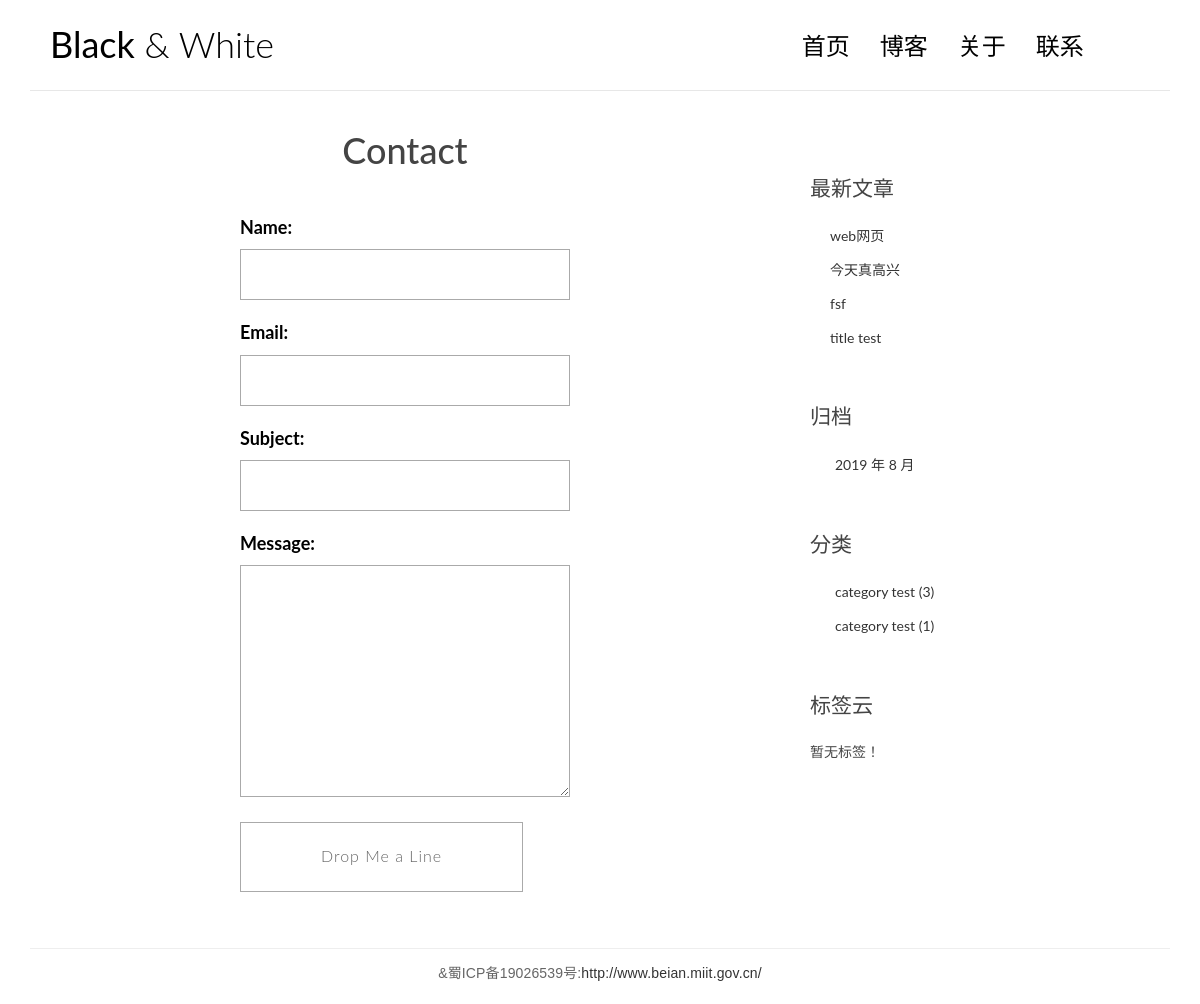
The app's page /contact with its own data.
### blog/models.py (models this page shows, shortened)
class Post(models.Model):
    title=models.CharField(max_length=70)
    body=models.TextField()
    created_time=models.DateTimeField()
    modified_time = models.DateTimeField()
    excerpt=models.CharField(max_length=200,blank=True)
    category = models.ForeignKey(Category)
    tags = models.ManyToManyField(Tag, blank=True)
    author = models.ForeignKey(User)
    views = models.PositiveIntegerField(default=0)
    def get_absolute_url(self):
        return reverse('blog:detail', kwargs={'pk': self.pk})
    class Meta:
        ordering = ['-created_time']

class Category(models.Model):
    name=models.CharField(max_length=100)

### blog/views.py (the view)
# urls.py: url(r'contact',views.contact,name='contact'),
def contact(request):
    if request.method == 'POST':
        form = ContactForm(request.POST)
        if form.is_valid():
            return HttpResponse('邮件已发出请注意查收')
    else:
        form = ContactForm()
    return render(request, 'blog/contact.html', {'form': form})

### blog/forms.py
class ContactForm(forms.Form):
    name=forms.CharField()
    email = forms.EmailField()
    subject = forms.CharField()
    message =  forms.CharField(widget=forms.Textarea)

### blog/templatetags/blog_tags.py (called while the page is built)
@register.simple_tag
def get_recent_posts(num=5):
    return Post.objects.all().order_by('-created_time')[:num]

@register.simple_tag
def archives():
    return Post.objects.dates('created_time', 'month', order='DESC')

@register.simple_tag
def get_categories():
    return Category.objects.annotate(num_posts=Count('post')).filter(num_posts__gt=0)

@register.simple_tag
def get_tags():
    return Tag.objects.annotate(num_posts=Count('post')).filter(num_posts__gt=0)

### templates/blog/contact.html (shortened to what this page needs)
{% extends 'base.html' %}
{% load staticfiles %}
		{% block main %}
		<h1 class="page-title">Contact</h1>
		<article class="post">
			<div class="entry-content clearfix">
				<form action="#" method="post" class="contact-form">
					<div class="row">
						<div class="col-md-6 col-md-offset-3">
    						{{ form }}
							<button class="btn-send btn-5 btn-5b ion-ios-paperplane"><span>Drop Me a Line</span></button>
						</div>
					</div>
				</form>
			</div>
		</article>
		{% endblock main %}

### templates/base.html (shortened to what this page needs)
{% load staticfiles %}
{% load blog_tags %}
<!DOCTYPE html>
<html>
<head>
    <link rel="stylesheet" href="http://code.ionicframework.com/ionicons/2.0.1/css/ionicons.min.css">
    <link rel="stylesheet" href="{% static 'blog/css/bootstrap.min.css' %}">
    <link rel="stylesheet" href="{% static 'blog/css/pace.css' %}">
    <link rel="stylesheet" href="{% static 'blog/css/custom.css' %}">
    <link rel="stylesheet" href="{% static 'blog/css/highlights/github.css' %}">
</head>
<body>
<div class="container">
    <header id="site-header">
        <div class="row">
            <div class="col-md-4 col-sm-5 col-xs-8">
                <div class="logo">
                    <h1><a href="{% url 'blog:index' %}"><b>Black</b> &amp; White</a></h1>
                </div>
            </div>
            <div class="col-md-8 col-sm-7 col-xs-4">
                <nav class="main-nav" role="navigation">
                    <div class="collapse navbar-collapse" id="bs-example-navbar-collapse-1">
                        <ul class="nav navbar-nav navbar-right">
                            <li class="cl-effect-11"><a href="{% url 'blog:index' %}" data-hover="首页">首页</a></li>
                            <li class="cl-effect-11"><a href="full-width.html" data-hover="博客">博客</a></li>
                            <li class="cl-effect-11"><a href="{% url 'blog:about' %}" data-hover="关于">关于</a></li>
                            <li class="cl-effect-11"><a href="contact.html" data-hover="联系">联系</a></li>
                        </ul>
                    </div>
                </nav>
            </div>
        </div>
    </header>
</div>
<div class="content-body">
    <div class="container">
        <div class="row">
            <main class="col-md-8">
                {% block main %}
                {% endblock main %}
            </main>
            <aside class="col-md-4">
              {% block toc %}
                <div class="widget widget-recent-posts">
                  <h3 class="widget-title">最新文章</h3>
                  {% get_recent_posts as recent_post_list %}
                  <ul>
                    {% for post in recent_post_list %}
                    <li>
                      <a href="{{ post.get_absolute_url }}">{{ post.title }}</a>
                    </li>
                    {% empty %}
                    暂无文章！
                    {% endfor %}
                  </ul>
                </div>
                <div class="widget widget-archives">
                  <h3 class="widget-title">归档</h3>
                  {% archives as date_list %}
                  <ul>
                    {% for date in date_list %}
                    <li>
                      <a href="{% url 'blog:archives' date.year date.month %}">{{ date.year }} 年 {{ date.month }} 月</a>
                    </li>
                    {% empty %}
                    暂无归档！
                    {% endfor %}
                  </ul>
                </div>
                <div class="widget widget-category">
                  <h3 class="widget-title">分类</h3>
                  {% get_categories as category_list %}
                  <ul>
                    {% for category in category_list %}
                    <li>
                      <a href="{% url 'blog:category' category.pk %}">{{ category.name }}
                          <span class="post-count">({{ category.num_posts }})</span></a>
                    </li>
                    {% empty %}
                    暂无分类！
                    {% endfor %}
                  </ul>
                </div>
                <div class="widget widget-tag-cloud">
                  <h3 class="widget-title">标签云</h3>
                  {% get_tags as tag_list %}
                  <ul>
                    {% for tag in tag_list %}
                    <li>
                      <a href="#">{{ tag.name }}</a>
                    </li>
                    {% empty %}
                    暂无标签！
                    {% endfor %}
                  </ul>
                </div>
                {% endblock toc %}
            </aside>
        </div>
    </div>
</div>
<footer id="site-footer">
    <div class="container">
        <div class="row">
            <div class="col-md-12">
                <p class="copyright">&蜀ICP备19026539号:<a href="http://www.beian.miit.gov.cn/"
                                                        target="_blank" title="备案网址">http://www.beian.miit.gov.cn/</a>
                </p>
            </div>
        </div>
    </div>
</footer>
</body>
</html>

### blog/static/blog/css/custom.css (style rules this page uses)
* { outline: none; }
h1, h2, h3, h4, h5, h6 { margin-top: 0; }
b { font-weight: 400; }
a { color: #333; }
body { color: #444; font-family: 'Lato', sans-serif; }
p { font-family: 'Ubuntu', sans-serif; font-weight: 400; word-spacing: 1px; letter-spacing: 0.01em; }
.page-title { text-align: center; }
#site-header { background-color: #FFF; padding: 25px 20px; margin-bottom: 40px; border-bottom: 1px solid #e7e7e7; }
.logo h1 a { color: #000; }
.logo h1 { margin: 0; font-family: 'Lato', sans-serif; font-weight: 300; }
.main-nav { margin-top: 11px; max-width: 95%; }
.main-nav a { color: #000000 !important; padding: 0 0 5px 0 !important; margin-right: 30px; font-family: 'Lato', sans-serif; font-weight: 300; font-size: 24px; }
.cl-effect-11 a { padding: 10px 0; color: #0972b4; text-shadow: none; }
.cl-effect-11 a::before { position: absolute; top: 0; left: 0; overflow: hidden; padding: 0 0 5px 0 !important; max-width: 0; border-bottom: 1px solid #000; color: #000; content: attr(data-hover); white-space: nowrap; -webkit-transition: max-width 0.5s; -moz-transition: max-width 0.5s; transition: max-width 0.5s; }
.content-body { padding-bottom: 4em; }
.post { background: #fff; padding: 30px 30px 0; }
.entry-content { font-size: 18px; line-height: 1.9; font-weight: 300; color: #000; }
.widget { background: #fff; padding: 30px 0 0; }
.widget-title { font-size: 1.5em; margin-bottom: 20px; line-height: 1.6; padding: 10px 0 0; font-weight: 400; }
.widget-recent-posts ul { padding: 0; margin: 0; padding-left: 20px; }
.widget-recent-posts ul li { list-style-type: none; position: relative; line-height: 170%; margin-bottom: 10px; }
.widget-recent-posts ul li::before { content: '\f3d3'; font-family: "Ionicons"; position: absolute; left: -17px; top: 3px; font-size: 16px; color: #000; }
.widget-archives ul { padding: 0; margin: 0; padding-left: 25px; }
.widget-archives ul li { list-style-type: none; position: relative; line-height: 170%; margin-bottom: 10px; }
.widget-archives ul li::before { content: '\f3f3'; font-family: "Ionicons"; position: absolute; left: -25px; top: 1px; font-size: 16px; color: #000; }
.widget-category ul { padding: 0; margin: 0; padding-left: 25px; }
.widget-category ul li { list-style-type: none; position: relative; line-height: 170%; margin-bottom: 10px; }
.widget-category ul li::before { content: '\f3fe'; font-family: "Ionicons"; position: absolute; left: -25px; top: 1px; font-size: 18px; color: #000; }
.widget-tag-cloud ul { padding: 0; margin: 0; margin-right: -10px; }
#site-footer { padding-top: 10px; padding: 0 0 1.5em 0; }
.copyright { text-align: center; padding-top: 1em; margin: 0; border-top: 1px solid #eee; color: #666; }
.contact-form input, .comment-form input { border: 1px solid #aaa; margin-bottom: 15px; width: 100%; padding: 15px 15px; font-size: 16px; line-height: 100%; transition: 0.4s border-color linear; }
.contact-form textarea, .comment-form textarea { border: 1px solid #aaa; margin-bottom: 15px; width: 100%; padding: 15px 15px; font-size: 16px; line-height: 20px !important; min-height: 183px; transition: 0.4s border-color linear; }
.btn-send { background: none; border: 1px solid #aaa; cursor: pointer; padding: 25px 80px; display: inline-block; letter-spacing: 1px; position: relative; transition: all 0.3s; }
.btn-5 { color: #666; height: 70px; min-width: 260px; line-height: 15px; font-size: 16px; overflow: hidden; -webkit-backface-visibility: hidden; -moz-backface-visibility: hidden; backface-visibility: hidden; }
.btn-5 span { display: inline-block; width: 100%; height: 100%; -webkit-transition: all 0.3s; -webkit-backface-visibility: hidden; -moz-transition: all 0.3s; -moz-backface-visibility: hidden; transition: all 0.3s; backface-visibility: hidden; }
.btn-5:before { position: absolute; height: 100%; width: 100%; line-height: 2.5; font-size: 180%; -webkit-transition: all 0.3s; -moz-transition: all 0.3s; transition: all 0.3s; }
.btn-5b:before { left: -100%; top: 0; }

### records on screen
Post: title "web网页"
Post: title "今天真高兴"
Post: title "fsf"
Post: title "title test"
Category: name "category test", num_posts "3"
Category: name "category test", num_posts "1"

### other values on screen
{{ date.year }} "2019"
{{ date.month }} "8"
